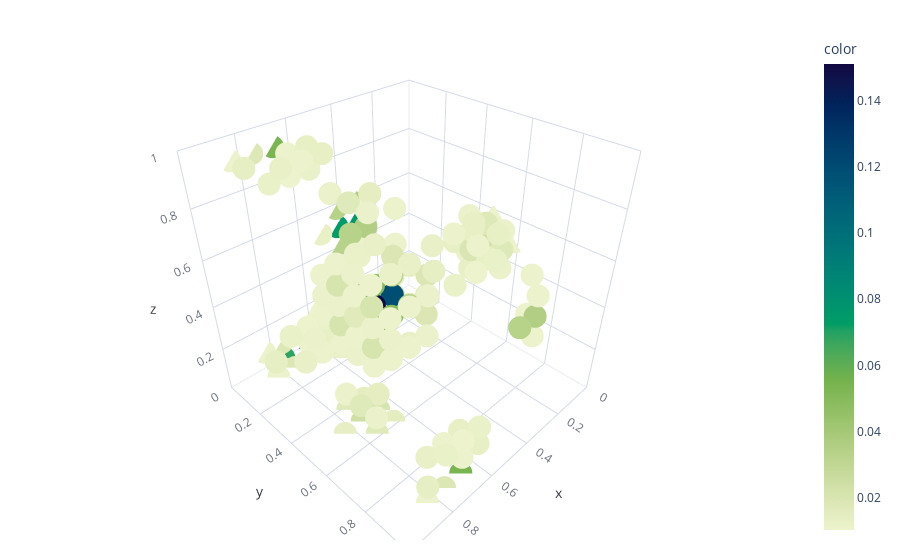

The notebook cell this image was saved under:
### Code cell
plot(abs(dens - xyz_hats[-1]).reshape(-1), thresh=0.01)

### Figure 1 — Plotly figure (JSON) as saved in the notebook; plotly's stock layout.template omitted (floating-point values rounded to 4 significant figures; data arrays with more than 128 entries replaced by an {"elided": "..."} marker saying what was removed)
{"data": [{"hovertemplate": "x=%{x}<br>y=%{y}<br>z=%{z}<br>color=%{marker.color}<extra></extra>", "legendgroup": "", "marker": {"color": {"elided": "165 float values"}, "coloraxis": "coloraxis", "opacity": 1, "symbol": "circle"}, "mode": "markers", "name": "", "scene": "scene", "showlegend": false, "type": "scatter3d", "x": {"elided": "165 float values"}, "y": {"elided": "165 float values"}, "z": {"elided": "165 float values"}}], "layout": {"coloraxis": {"colorbar": {"title": {"text": "color"}}, "colorscale": {"elided": "256x2 mixed values"}}, "legend": {"tracegroupgap": 0}, "scene": {"domain": {"x": [0, 1], "y": [0, 1]}, "xaxis": {"range": [0, 1], "title": {"text": "x"}}, "yaxis": {"range": [0, 1], "title": {"text": "y"}}, "zaxis": {"range": [0, 1], "title": {"text": "z"}}}}}
